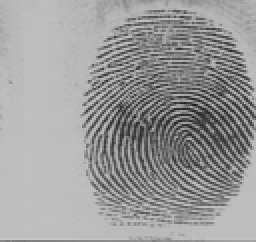
%> input picture project2 2/user001_1.gif, 128 x 121 px, shrunk from 508 x 480 before the run (shown 2 times larger)
$ octave question1.m   (GNU Octave 9; MATLAB toolbox functions it lacks are replaced by stand-ins)
%> lines starting %> are read from the running program, lines starting %| are printed output that depends on the picture
### project2 2/ImageOrientation.m
function ImageOrientation(Image )

Image = double(Image);
sobel_x_filter = [-1 -2 -1;0 0 0;1 2 1];
sobel_y_filter = [-1 0 1;-2 0 2;-1 0  1];

sobel_x = imfilter(Image,sobel_x_filter);
sobel_y = imfilter(Image,sobel_y_filter);
size_img = size(Image);
array = zeros(size_img);

for i = 1:(size_img(1,1)-9)%row
    for j = 1:(size_img(1,2)-9)%column
        sobelX = sobel_x(i:(i+8),j:(j+8));
        sobelY = sobel_y(i:(i+8),j:(j+8));
        array(i+4,j+4) = Orientation(sobelX,sobelY);
    end
end
drawOrientation(Image,array);
end

### project2 2/drawOrientation.m
function drawOrientation(img, ofield, varargin)
%% Call this function as drawOrientation(img, ofield)
%% where 'img' is the image matrix and 'ofield' is the
%% orientation field matrix. This function displays
%% 'ofield' as a set of quivers on image 'img'.
%%
%% Author: Arun Ross
%% Last Modified: 10 Oct 2006

if (nargin==2)
    blksz = 11;
else
    blksz = varargin{1};
end

hblksz = round(blksz/2);
r = hblksz;

[nr nc] = size(ofield);
u_ofield = r*cos(ofield);
v_ofield = r*sin(ofield);

[X, Y] = meshgrid(hblksz:blksz:nr-hblksz, hblksz:blksz:nc-hblksz);
X = X(:);
Y = Y(:);
for i=1:size(X)
    U(i) = u_ofield(X(i), Y(i));
    V(i) = v_ofield(X(i), Y(i));
end
figure;
imshow(img,[]);
hold on;
h=quiver(Y, X, V', U');
set(h,'Color',[1 1 1]);

### project2 2/question1.m
listings = {'user001_1.gif';'user002_1.gif';'user003_1.gif';'user004_1.gif';'user005_1.gif';'user006_1.gif';'user007_1.gif';'user008_1.gif';'user009_1.gif';'user010_1.gif'};


for i = 1:10
    image = imread(char(listings(i)));
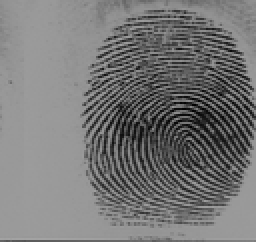
%> image: size 121x128 uint8 (shown 2 times larger); min 0, max 163, mean 118.6
    ImageOrientation(image);
%> in ImageOrientation, `sobel_x = imfilter(Image,sobel_x_filter);`:
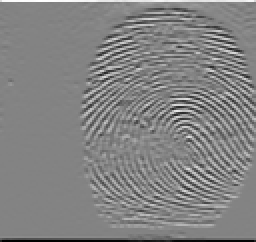
%> sobel_x: size 121x128 double (shown 2 times larger); min -652, max 614, mean -0.9; drawn with min black and max white
%> in ImageOrientation, `sobel_y = imfilter(Image,sobel_y_filter);`:
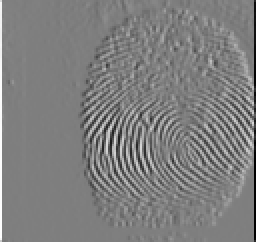
%> sobel_y: size 121x128 double (shown 2 times larger); min -617, max 622, mean -0.2; drawn with min black and max white
%> after the loop in ImageOrientation, `for i = 1:(size_img(1,1)-9)`:
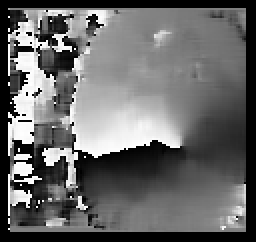
%> array: size 121x128 double (shown 2 times larger); min 0, max 3.14, mean 1.29; drawn with min black and max white
%> in drawOrientation, `u_ofield = r*cos(ofield);`:
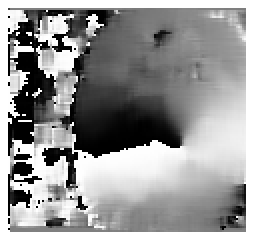
%> u_ofield: size 121x128 double (shown 2 times larger); min -6, max 6, mean 1.2; drawn with min black and max white
%> in drawOrientation, `v_ofield = r*sin(ofield);`:
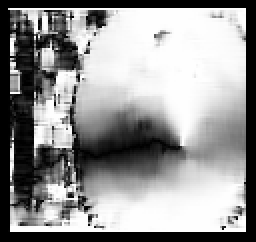
%> v_ofield: size 121x128 double (shown 2 times larger); min 0, max 6, mean 3.5; drawn with min black and max white
%> after the loop in drawOrientation, `for i=1:size(X)`: U = 110 values, max 6 at index 68, min -6 at index 73, mean 0.525; V = 110 values, max 6 at index 64, min 0.0429 at index 68, mean 3.97
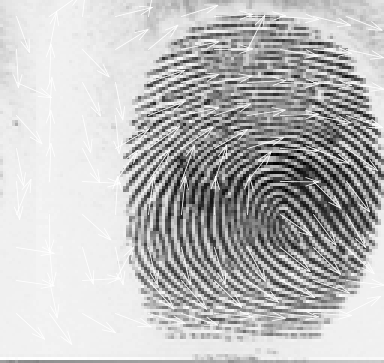
%> figure redrawn from the program's plot data; shown 3 times larger
end
%> pass 2 of the loop `for i = 1:10`:
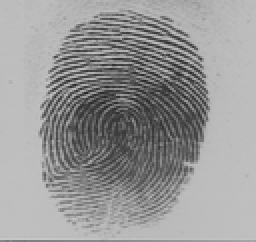
%> input picture project2 2/user002_1.gif, 128 x 121 px, shrunk from 508 x 480 before the run (shown 2 times larger)
%> `image = imread(char(listings(i)));`:
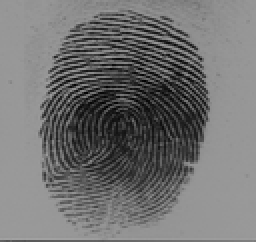
%> image: size 121x128 uint8 (shown 2 times larger); min 0, max 162, mean 113.4
%> in ImageOrientation (call 2), `sobel_y = imfilter(Image,sobel_y_filter);`:
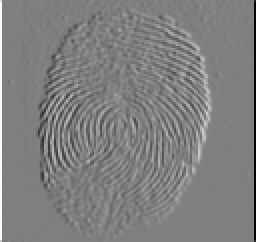
%> sobel_y: size 121x128 double (shown 2 times larger); min -614, max 614, mean 0; drawn with min black and max white
%> (the run ends here)
